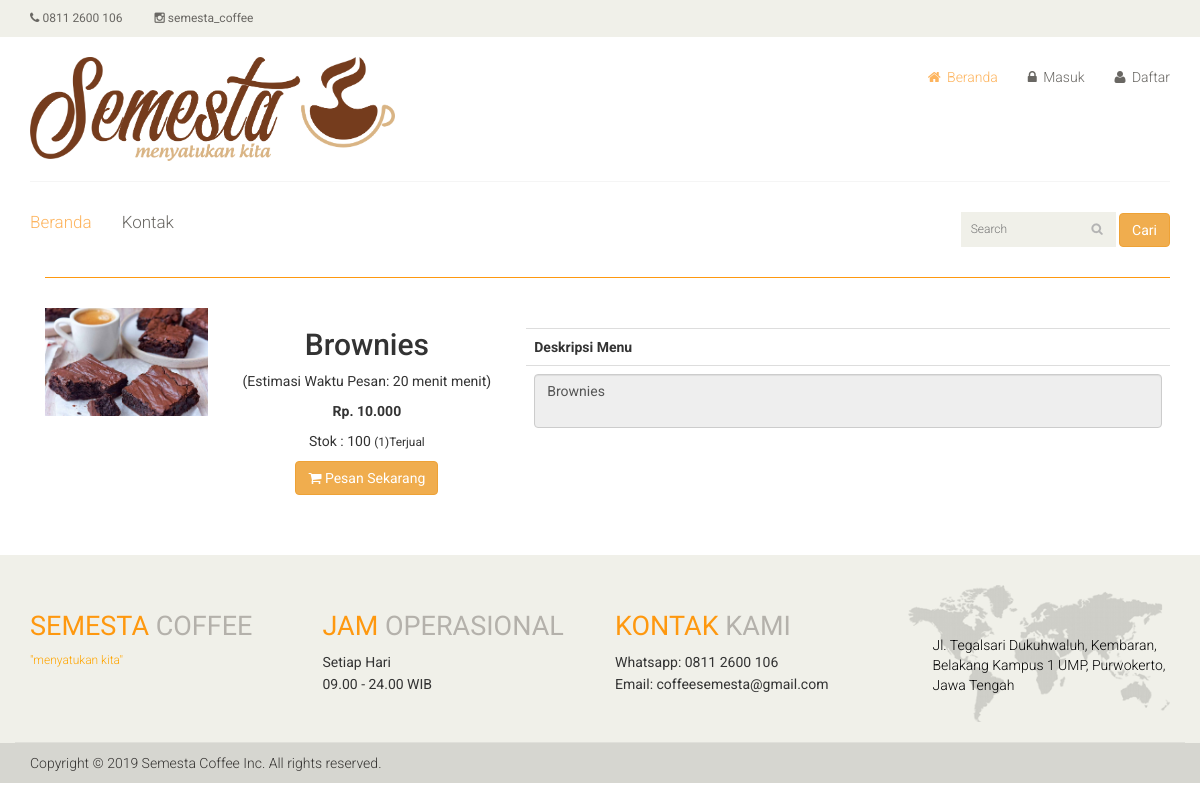
Before: /?i=detail-barang&id=32 with the older database file.
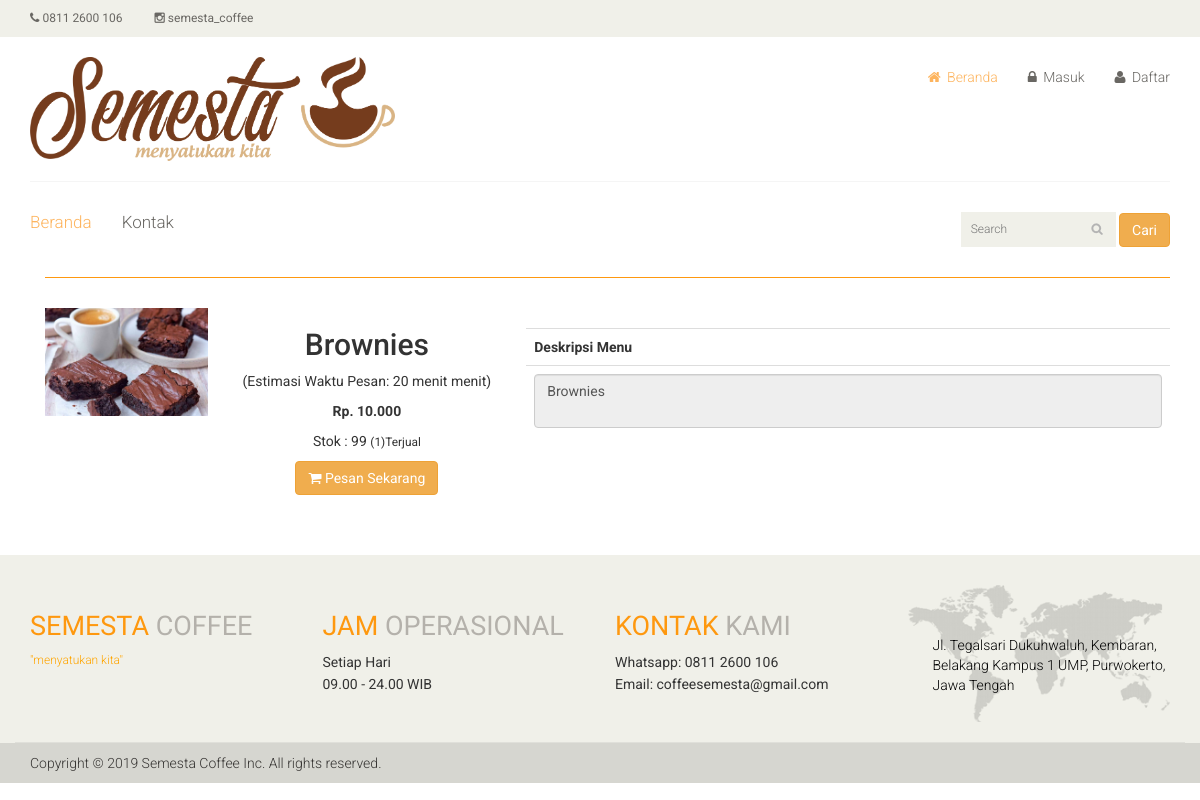
After: the same page with the newer database file.
### tables this page shows
CREATE TABLE `m_barang` (
  `brg_id` int(11) NOT NULL,
  `judul` varchar(100) NOT NULL,
  `estimasi_menu` varchar(255) NOT NULL,
  `stok` int(11) NOT NULL,
  `jenis_id` int(11) DEFAULT NULL,
  `kategori_id` int(11) NOT NULL,
  `harga_beli` int(11) NOT NULL,
  `harga_jual` int(11) NOT NULL,
  `jml_terjual` int(11) NOT NULL,
  `diskon` double(8,2) NOT NULL,
  `image` varchar(100) NOT NULL,
  `deskripsi` varchar(1000) NOT NULL
);

### dtl_barang.php (the view, shortened to what this page needs)
<section>
	<div class="container">
		<div class="row">
			<?php
			$sbuku = mysqli_query($koneksi, "SELECT * FROM m_barang a
								  			 LEFT OUTER JOIN l_kategori b on a.kategori_id = b.kategori_id WHERE brg_id = '$_GET[id]'");
			$hbuku = mysqli_fetch_array($sbuku);
			?>
			<div class="col-sm-12 padding-right">
				<div class="category-tab">
					<div class="col-sm-12">
						<ul class="nav nav-tabs">
						</ul>
					</div>
					<div class="tab-content">
						<div class="tab-pane fade active in">
							<div class="col-sm-2">
								<div class="">
									<div class="single-products">
										<div class="productinfo text-right">
											<img class="img img-responsive" src="<?php echo md5('admin') ?>/dist/img/buku/<?php echo $hbuku['image'] ?>" alt="" style="align-content: center;" />
										</div>
									</div>
								</div>
							</div>
							<div class="col-sm-3">
								<div class="">
									<div class="single-products">
										<div class="text-center">
											<h2><?php echo $hbuku['judul'] ?></h2>
											<p>(Estimasi Waktu Pesan: <?php echo $hbuku['estimasi_menu'] ?> menit)</p>
											<?php
											$diskon = $hbuku['diskon'] / 100;
											if ($diskon > 0) {
												$harga = $hbuku['harga_jual'] * $diskon;
												$hrg = $hbuku['harga_jual'] - $harga;
												?>
												<font style="color:red"><b>Rp. <strike><?php echo number_format($hbuku['harga_jual'], 0, ",", ".") ?></strike></b></font>
												<font>&nbsp;&nbsp;</font>
												<font><b> Rp. <?php echo number_format($hrg, 0, ",", ".") ?></b></font>
												<p></p>
											<?php
											} else {
												?>
												<p><b>Rp. <?php echo number_format($hbuku['harga_jual'], 0, ",", ".") ?></b></p>
											<?php
											}
											?>
											<p>Stok : <?php echo $hbuku['stok'] ?> <small>(<?php echo $hbuku['jml_terjual'] ?>)Terjual</small></p>
											<a href="?i=<?php echo md5('beli') ?>&id=<?php echo $hbuku['brg_id'] ?>" class="btn btn-warning" <?php if ($hbuku['stok'] == 0) {
																																					echo "disabled";
																																				} else {
																																					echo "";
																																				} ?>><i class="fa fa-shopping-cart"></i>
												<?php if ($hbuku['stok'] == 0) {
													echo "Menu Habis";
												} else {
													echo "Pesan Sekarang";
												} ?> </a>
										</div><br />
									</div>
								</div>
							</div>
							<div class="col-sm-7">
								<div class="">
									<div class="single-products">
										<div class="table-responsive">
											<table class="table">
												<tr>
													<th>Deskripsi Menu</th>
												</tr>
												<tr>
													<td>
														<textarea class="form-control" readonly><?php echo $hbuku['deskripsi'] ?></textarea>
													</td>
												</tr>
											</table>
										</div>
									</div>
								</div>
							</div>
						</div>
					</div>
				</div>
			</div>
		</div>
	</div>
</section><br /><br />

Changed rows visible on the page:
changed m_barang "Brownies": stok "100" → "99"
